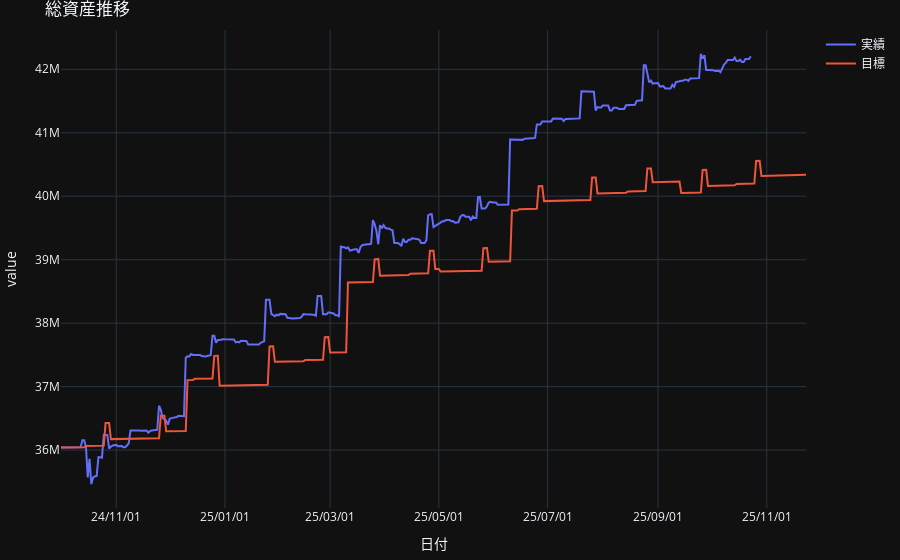
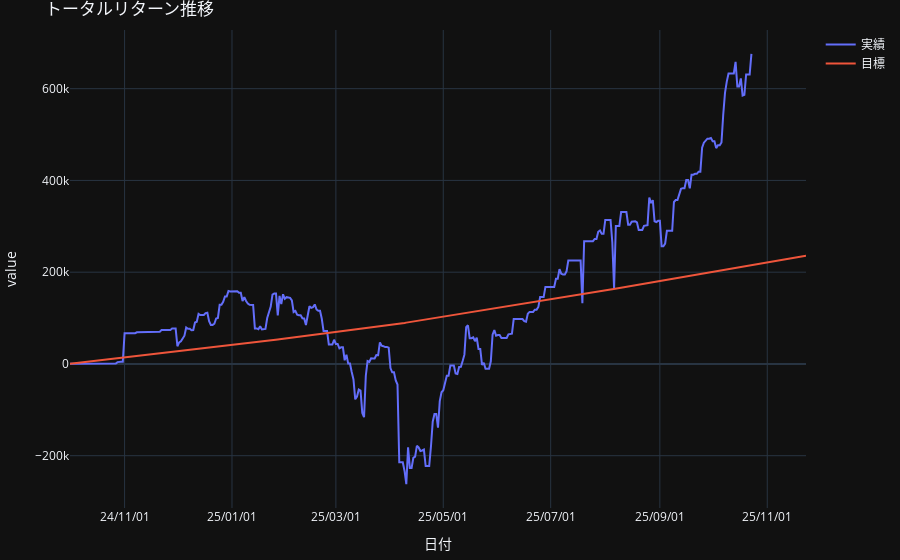

Notebook code for these charts, in order:
### Markdown cell above
#### _________ダッシュボード

### Code cell
graphs = []   
# 1. 総資産推移
pivot = get_pivot_from_db(DB_PATH_FINANCE, "資産詳細", "date", ["資産タイプ"],["資産額"],"sum").sum(axis=1)

end_date = pivot.index.max() + pd.DateOffset(months=1)
where_clause = f"date <= DATE('{end_date}')"
pivot_target = get_pivot_from_db(DB_PATH_FINANCE, "資産目標値", "date", ["資産タイプ"],["資産額"],"sum",where_clause=where_clause).sum(axis=1)

df = pd.concat([pivot, pivot_target], axis=1, keys=["実績", "目標"])

fig = px.line(df, x=df.index, y=df.columns, title="総資産推移", labels={"date": "日付", "values":"資産額","variable":""}, template="plotly_dark")
fig.update_xaxes(tickformat="%y/%m/%d")
fig.update_layout(autosize=True, margin=dict(l=10,r=10,t=30,b=30))
fig.show()

# 2. トータルリターン推移
pivot = get_pivot_from_db(DB_PATH_FINANCE, "資産詳細", "date", ["資産タイプ"],["トータルリターン"],"sum").sum(axis=1)

end_date = pivot.index.max() + pd.DateOffset(months=1)
where_clause = f"date <= DATE('{end_date}')"
pivot_target = get_pivot_from_db(DB_PATH_FINANCE, "資産目標値", "date", ["資産タイプ"],["トータルリターン"],"sum",where_clause=where_clause).sum(axis=1).cumsum()

df = pd.concat([pivot, pivot_target], axis=1, keys=["実績", "目標"])

fig = px.line(df, x=df.index, y=df.columns, title="トータルリターン推移", labels={"date": "日付", "values":"リターン額","variable":""}, template="plotly_dark")
fig.update_xaxes(tickformat="%y/%m/%d")
fig.update_layout(autosize=True, margin=dict(l=10,r=10,t=30,b=30))
fig.show()

# 3. 任意グラフ（後で追加可能）
# 4. 一般収支推移


# 5. 特別収支推移
# 6. 任意グラフ（後で追加可能）

### Figure 1 — Plotly figure (JSON) as saved in the notebook; plotly's stock layout.template omitted (floating-point values rounded to 4 significant figures; data arrays with more than 128 entries replaced by an {"elided": "..."} marker saying what was removed)
{"data": [{"hovertemplate": "=実績<br>日付=%{x}<br>value=%{y}<extra></extra>", "legendgroup": "実績", "line": {"color": "#636efa", "dash": "solid"}, "marker": {"symbol": "circle"}, "mode": "lines", "name": "実績", "orientation": "v", "showlegend": true, "type": "scatter", "x": {"elided": "419 str values"}, "xaxis": "x", "y": {"elided": "419 float values"}, "yaxis": "y"}, {"hovertemplate": "=目標<br>日付=%{x}<br>value=%{y}<extra></extra>", "legendgroup": "目標", "line": {"color": "#EF553B", "dash": "solid"}, "marker": {"symbol": "circle"}, "mode": "lines", "name": "目標", "orientation": "v", "showlegend": true, "type": "scatter", "x": {"elided": "419 str values"}, "xaxis": "x", "y": {"elided": "419 float values"}, "yaxis": "y"}], "layout": {"autosize": true, "legend": {"title": {"text": ""}, "tracegroupgap": 0}, "margin": {"b": 30, "l": 10, "r": 10, "t": 30}, "title": {"text": "総資産推移"}, "xaxis": {"anchor": "y", "domain": [0, 1], "tickformat": "%y/%m/%d", "title": {"text": "日付"}}, "yaxis": {"anchor": "x", "domain": [0, 1], "title": {"text": "value"}}}}

### Figure 2 — Plotly figure (JSON) as saved in the notebook; plotly's stock layout.template omitted (floating-point values rounded to 4 significant figures; data arrays with more than 128 entries replaced by an {"elided": "..."} marker saying what was removed)
{"data": [{"hovertemplate": "=実績<br>日付=%{x}<br>value=%{y}<extra></extra>", "legendgroup": "実績", "line": {"color": "#636efa", "dash": "solid"}, "marker": {"symbol": "circle"}, "mode": "lines", "name": "実績", "orientation": "v", "showlegend": true, "type": "scatter", "x": {"elided": "419 str values"}, "xaxis": "x", "y": {"elided": "419 float values"}, "yaxis": "y"}, {"hovertemplate": "=目標<br>日付=%{x}<br>value=%{y}<extra></extra>", "legendgroup": "目標", "line": {"color": "#EF553B", "dash": "solid"}, "marker": {"symbol": "circle"}, "mode": "lines", "name": "目標", "orientation": "v", "showlegend": true, "type": "scatter", "x": {"elided": "419 str values"}, "xaxis": "x", "y": {"elided": "419 float values"}, "yaxis": "y"}], "layout": {"autosize": true, "legend": {"title": {"text": ""}, "tracegroupgap": 0}, "margin": {"b": 30, "l": 10, "r": 10, "t": 30}, "title": {"text": "トータルリターン推移"}, "xaxis": {"anchor": "y", "domain": [0, 1], "tickformat": "%y/%m/%d", "title": {"text": "日付"}}, "yaxis": {"anchor": "x", "domain": [0, 1], "title": {"text": "value"}}}}
